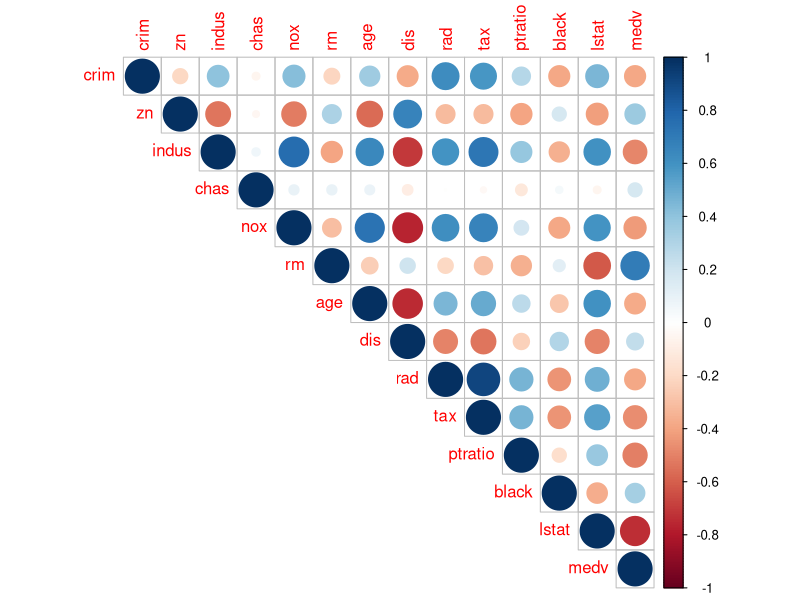
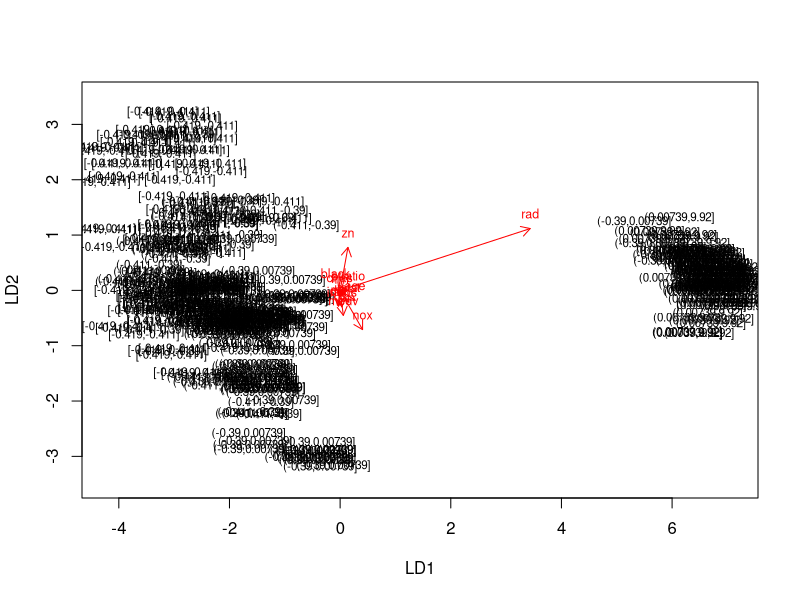

Source code (R) for these figures, in order:
## ---- chunk 1
library(dplyr)
library(MASS)
head(Boston, n=15)
## ---- chunk 2
str(Boston)
## ---- chunk 3
#install.packages("corrplot")
library(corrplot)
corrplot(cor(Boston), type="upper")
## ---- chunk 4
summary(Boston)
## ---- chunk 5
Boston_scale <- scale(Boston, center = TRUE, scale = TRUE)
head(Boston_scale)
summary(Boston_scale)
## ---- chunk 6
# class of the boston_scaled object
class(Boston_scale)
Boston_scale <- as.data.frame(Boston_scale)

# create a quantile vector of crim and print it
bins <- quantile(Boston_scale$crim)
bins

# create a categorical variable 'crime'
crime <- cut(Boston_scale$crim, breaks = bins, include.lowest = TRUE)
table(crime)

# remove original crim from the dataset
Boston_scale <- dplyr::select(Boston_scale, -crim)

# add the new categorical value to scaled data
Boston_scale <- data.frame(Boston_scale, crime)
## ---- chunk 7
# number of rows in the Boston dataset 
n <- nrow(Boston_scale)

# choose randomly 80% of the rows
ind <- sample(n,  size = n * 0.8)

# create train set
train <- Boston_scale[ind,]

# create test set 
test <- Boston_scale[-ind,]

# save the correct classes from test data
correct_classes <- Boston_scale[-ind,]$crime

# remove the crime variable from test data
test <- dplyr::select(test, -crime)
## ---- chunk 8
# linear discriminant analysis
lda.fit <- lda(crime~., data = train)

# print the lda.fit object
lda.fit

# the function for lda biplot arrows
lda.arrows <- function(x, myscale = 1, arrow_heads = 0.1, color = "red", tex = 0.75, choices = c(1,2)){
  heads <- coef(x)
  arrows(x0 = 0, y0 = 0, 
         x1 = myscale * heads[,choices[1]], 
         y1 = myscale * heads[,choices[2]], col=color, length = arrow_heads)
  text(myscale * heads[,choices], labels = row.names(heads), 
       cex = tex, col=color, pos=3)
}

# target classes as numeric
classes <- as.numeric(train$crime)

# plot the lda results
plot(lda.fit, dimen = 2)
lda.arrows(lda.fit, myscale = 1)
